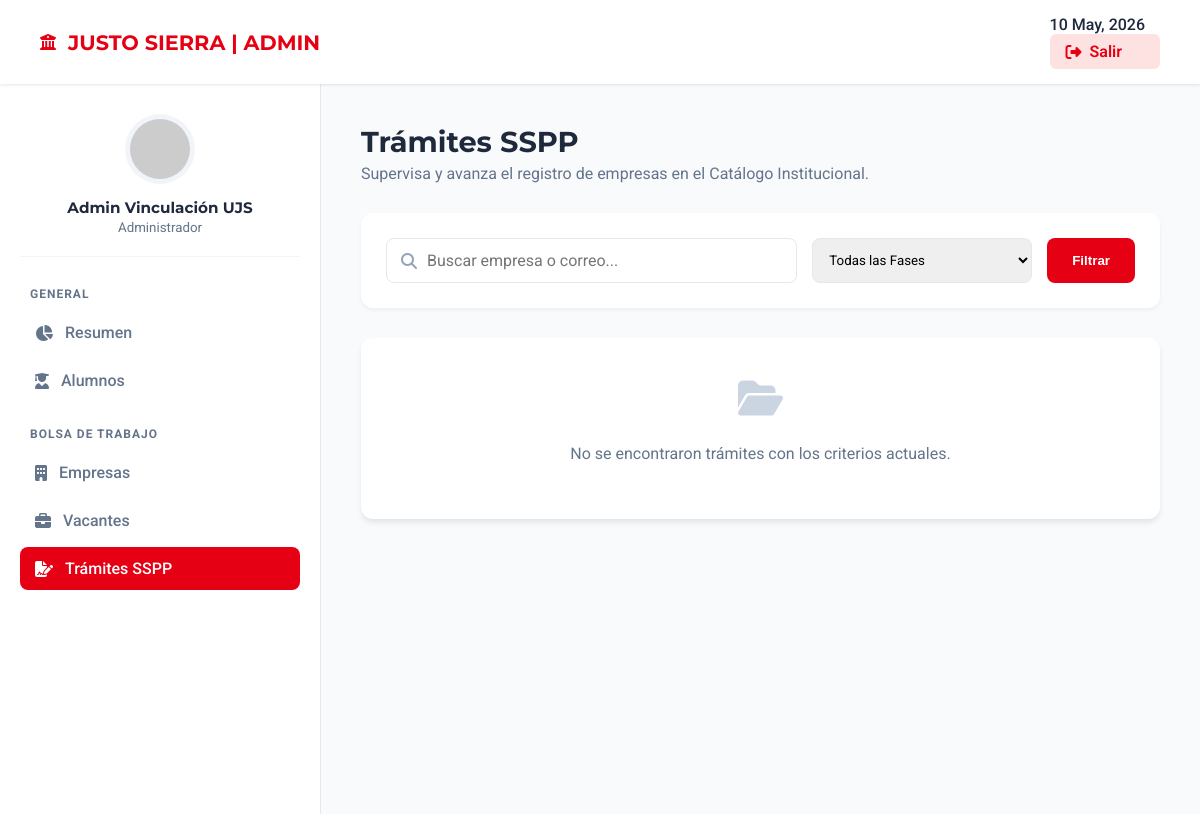
The page /Justo-Sierra/admin/gestionar_tramites_sspp.php (signed in) on the database as committed earlier.
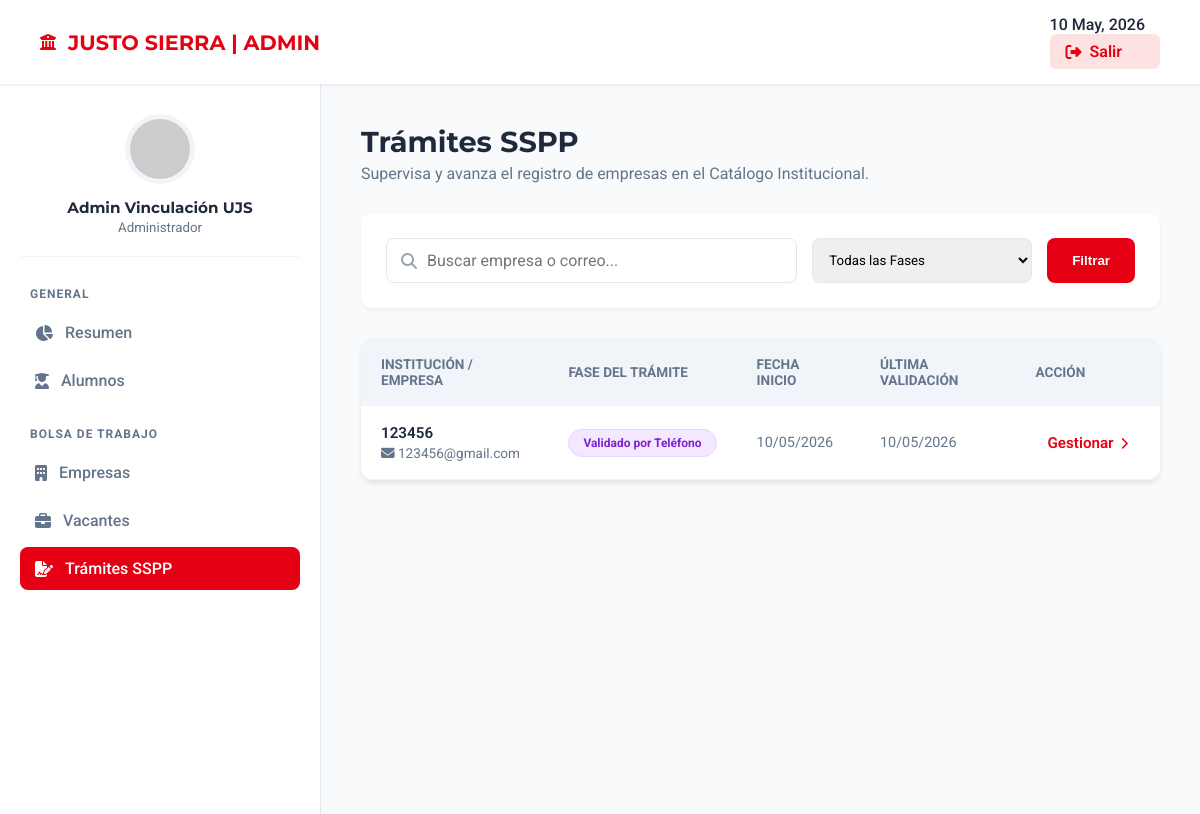
The same page on the database as committed later.
### tables this page shows
CREATE TABLE `solicitudes_sspp` (
  `id_solicitud` int(11) NOT NULL,
  `id_empresa` int(11) NOT NULL,
  `estado_tramite` enum('Solicitud Inicial','Formato Enviado','Datos Recibidos','Validado por Teléfono','Aprobado Catálogo','Expirado') DEFAULT 'Solicitud Inicial',
  `fecha_inicio` date NOT NULL,
  `fecha_validacion` date DEFAULT NULL,
  `fecha_vencimiento` date DEFAULT NULL,
  `archivo_solicitud_dir` varchar(255) DEFAULT NULL COMMENT 'Ruta del archivo de Dirección',
  `archivo_catalogo_generado` varchar(255) DEFAULT NULL COMMENT 'Ruta del PDF final',
  `notas_admin` text DEFAULT NULL
);

CREATE TABLE `empresas` (
  `id_empresa` int(11) NOT NULL,
  `nombre_empresa` varchar(255) NOT NULL,
  `email_contacto` varchar(255) NOT NULL,
  `password` varchar(255) NOT NULL,
  `rfc` varchar(13) DEFAULT NULL,
  `descripcion` text DEFAULT NULL,
  `sitio_web` varchar(255) DEFAULT NULL,
  `logo_url` varchar(255) DEFAULT NULL,
  `estado_validacion` enum('pendiente','aprobada','rechazada') DEFAULT 'pendiente',
  `fecha_registro` timestamp NOT NULL DEFAULT current_timestamp(),
  `es_catalogo_sspp` tinyint(1) DEFAULT 0,
  `vigencia_sspp` date DEFAULT NULL
);

### Justo-Sierra/admin/gestionar_tramites_sspp.php (the view, shortened to what the changed rows need)
<?php
include '../config/conexion.php';
$sql = "SELECT s.id_solicitud, s.estado_tramite, s.fecha_inicio, s.fecha_validacion,
               e.nombre_empresa, e.email_contacto, e.id_empresa
        FROM solicitudes_sspp s
        JOIN empresas e ON s.id_empresa = e.id_empresa
        WHERE 1=1";
$params = [];
$sql .= " ORDER BY s.fecha_inicio DESC";
$stmt = $conexion->prepare($sql);
$stmt->execute($params);
$tramites = $stmt->fetchAll(PDO::FETCH_ASSOC);
function obtenerClaseEstado($estado) {
    switch ($estado) {
        case 'Validado por Teléfono': return 'status-validado';
    }
}
?>
<!DOCTYPE html>
<html lang="es">
<head>
    <link rel="stylesheet" href="https://cdnjs.cloudflare.com/ajax/libs/font-awesome/6.4.0/css/all.min.css">
</head>
<body>
    <header class="top-header">
        <div class="brand-box">
            <h1>JUSTO SIERRA | ADMIN</h1>
        </div>
    </header>
    <div class="admin-wrapper">
        <main class="main-container">
            <div style="margin-bottom: 30px;">
                <h2 style="margin:0; font-family:'Montserrat'; font-size: 1.8rem;">Trámites SSPP</h2>
            </div>
            <div class="table-card">
                <?php if(empty($tramites)): ?>
                    <div style="padding: 40px; text-align: center; color: var(--text-muted);">
                        <i class="fas fa-folder-open" style="font-size: 2.5rem; color: #CBD5E1; margin-bottom: 10px;"></i>
                        <p>No se encontraron trámites con los criterios actuales.</p>
                    </div>
                <?php else: ?>
                    <table>
                        <thead>
                            <tr>
                                <th>Institución / Empresa</th>
                                <th>Fase del Trámite</th>
                                <th>Fecha Inicio</th>
                                <th>Última Validación</th>
                                <th>Acción</th>
                            </tr>
                        </thead>
                        <tbody>
                            <?php foreach($tramites as $t): ?>
                                <tr>
                                    <td>
                                        <span class="company-name"><?php echo htmlspecialchars($t['nombre_empresa']); ?></span>
                                        <span class="company-email"><i class="fas fa-envelope"></i> <?php echo htmlspecialchars($t['email_contacto']); ?></span>
                                    </td>
                                    <td>
                                        <span class="status-pill <?php echo obtenerClaseEstado($t['estado_tramite']); ?>">
                                            <?php echo htmlspecialchars($t['estado_tramite']); ?>
                                        </span>
                                    </td>
                                    <td style="color: #64748B; font-size: 0.9rem;">
                                        <?php echo date('d/m/Y', strtotime($t['fecha_inicio'])); ?>
                                    </td>
                                    <td style="color: #64748B; font-size: 0.9rem;">
                                        <?php echo $t['fecha_validacion'] ? date('d/m/Y', strtotime($t['fecha_validacion'])) : '--/--/----'; ?>
                                    </td>
                                    <td>
                                        <a href="detalle_tramite_sspp.php?id=<?php echo $t['id_solicitud']; ?>" class="btn-action">
                                            Gestionar <i class="fas fa-chevron-right" style="font-size: 0.8em; margin-left: 3px;"></i>
                                        </a>
                                    </td>
                                </tr>
                            <?php endforeach; ?>
                        </tbody>
                    </table>
                <?php endif; ?>
            </div>
        </main>
    </div>
</body>
</html>

Rows that differ between the two databases and show on the page:
added solicitudes_sspp: id_empresa.nombre_empresa "123456", id_empresa.email_contacto "123456@gmail.com", estado_tramite "Validado por Teléfono", fecha_inicio "10/05/2026", fecha_validacion "10/05/2026"
Other text that changed with them:
text no longer shown: "No se encontraron trámites con los criterios actuales."
text now shown: "INSTITUCIÓN / EMPRESA FASE DEL TRÁMITE FECHA INICIO ÚLTIMA VALIDACIÓN ACCIÓN"
